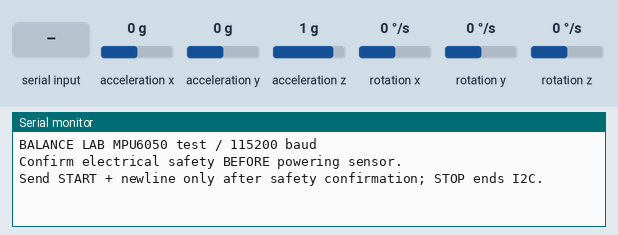
A sketch run on a simulated SparkFun Pro Micro, built with avr-gcc and run on an emulated ATmega32U4. Parts: the last lines printed to the serial monitor. Wiring (inferred from the names in the program): MPU-6050 motion sensor at I2C address 0x68. The test bench sets the inputs (shaded band); at power-on: acceleration x 0 g, acceleration y 0 g, acceleration z 1 g, rotation x 0 °/s, rotation y 0 °/s, rotation z 0 °/s.

Above: at 1.2 s.
1.3 s: "START\n" received over Serial
At 1.58 s:
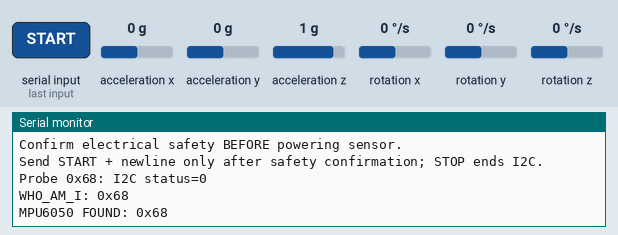
2.8 s: acceleration x set to -1.4 g
At 2.84 s:
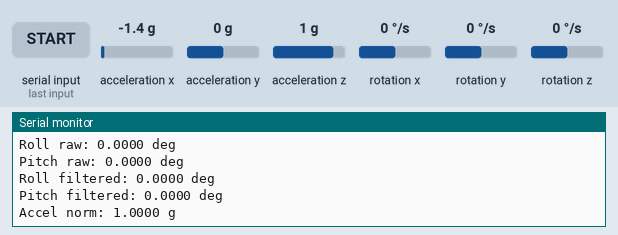
4.6 s: "STOP\n" received over Serial
At 5.5 s:
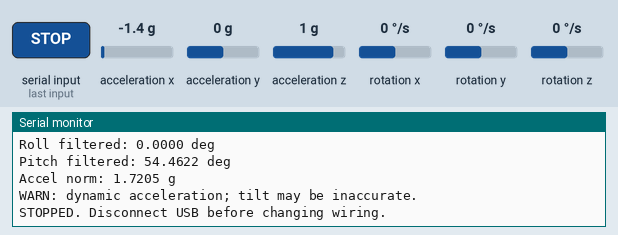
Timing chart, 0 to 7.6 s (numbered marks = the images above; inputs shaded):
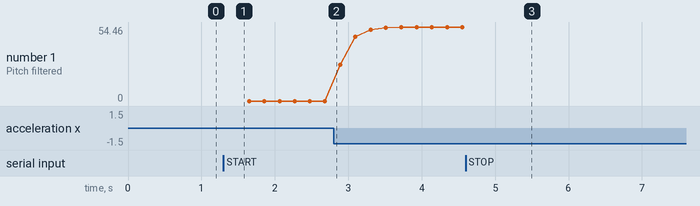

The sketch:

mpu6050_test.ino
```cpp
// Electrical safety must be confirmed BEFORE connecting/powering the sensor.
// No I2C activity until the serial command START is received.
#include <Wire.h>
#include <math.h>
#include <string.h>

#if !defined(__AVR_ATmega32U4__) || F_CPU != 16000000L
#error Select SparkFun Pro Micro / ATmega32U4 (5V, 16 MHz)
#endif

uint8_t sensorAddress = 0;
bool running = false, filterReady = false;
float rollFiltered = 0, pitchFiltered = 0;
uint32_t lastSample = 0, lastPrint = 0;
char command[16];
uint8_t commandLength = 0;
bool commandOverflow = false;

bool writeRegister(uint8_t reg, uint8_t value) {
  Wire.clearWireTimeoutFlag();
  Wire.beginTransmission(sensorAddress);
  Wire.write(reg);
  Wire.write(value);
  uint8_t result = Wire.endTransmission();
  return result == 0 && !Wire.getWireTimeoutFlag();
}

bool readRegisters(uint8_t reg, uint8_t *data, uint8_t count) {
  Wire.clearWireTimeoutFlag();
  Wire.beginTransmission(sensorAddress);
  Wire.write(reg);
  uint8_t result = Wire.endTransmission(false);
  if (result != 0 || Wire.getWireTimeoutFlag()) return false;
  uint8_t received = Wire.requestFrom(sensorAddress, count, (uint8_t)true);
  if (received != count || Wire.getWireTimeoutFlag()) {
    while (Wire.available()) Wire.read();
    return false;
  }
  for (uint8_t i = 0; i < count; ++i) data[i] = Wire.read();
  return true;
}

void stopTest() {
  running = false;
  filterReady = false;
  Wire.end();
}

bool startTest() {
  Wire.begin(); // AVR enables VCC pullups: use a verified safe interface.
  Wire.setClock(100000UL);
  Wire.setWireTimeout(25000UL, true);
  sensorAddress = 0;
  for (uint8_t address = 0x68; address <= 0x69; ++address) {
    Wire.clearWireTimeoutFlag();
    Wire.beginTransmission(address);
    uint8_t result = Wire.endTransmission();
    Serial.print(F("Probe 0x")); Serial.print(address, HEX);
    Serial.print(F(": I2C status=")); Serial.println(result);
    if (Wire.getWireTimeoutFlag()) {
      Serial.println(F("ERROR: I2C timeout; check bus wiring/pullups after power-off."));
      return false;
    }
    if (result != 0) continue;
    sensorAddress = address;
    uint8_t identity = 0;
    if (!readRegisters(0x75, &identity, 1)) {
      Serial.println(F("ERROR: WHO_AM_I read failed."));
      sensorAddress = 0;
      continue;
    }
    Serial.print(F("WHO_AM_I: 0x")); Serial.println(identity, HEX);
    if (identity == 0x68) break; // AD0 does not change WHO_AM_I.
    Serial.println(F("ERROR: unexpected identity; not validated as MPU6050."));
    sensorAddress = 0;
  }
  if (sensorAddress == 0) {
    Serial.println(F("ERROR: MPU6050 not found at 0x68 or 0x69."));
    return false;
  }
  // Wake using internal clock; +/-2g, +/-250 deg/s, ~44Hz accel DLPF,
  // 50Hz sample rate (1kHz / (19 + 1)).
  if (!writeRegister(0x6B, 0x00)) return false;
  delay(100);
  if (!writeRegister(0x6C, 0x00) || !writeRegister(0x1A, 0x03) ||
      !writeRegister(0x19, 19) || !writeRegister(0x1B, 0x00) ||
      !writeRegister(0x1C, 0x00)) return false;
  const uint8_t regs[] = {0x6B, 0x6C, 0x1A, 0x19, 0x1B, 0x1C};
  const uint8_t expected[] = {0, 0, 3, 19, 0, 0};
  for (uint8_t i = 0; i < sizeof(regs); ++i) {
    uint8_t actual;
    if (!readRegisters(regs[i], &actual, 1) || actual != expected[i]) {
      Serial.println(F("ERROR: sensor configuration readback failed."));
      return false;
    }
  }
  Serial.print(F("MPU6050 FOUND: 0x")); Serial.println(sensorAddress, HEX);
  filterReady = false;
  lastSample = lastPrint = millis();
  return true;
}

int16_t signedWord(const uint8_t *p) {
  return (int16_t)(((uint16_t)p[0] << 8) | p[1]);
}

void printAxis(const __FlashStringHelper *label, float value,
               const __FlashStringHelper *unit) {
  Serial.print(label); Serial.print(value, 4); Serial.println(unit);
}

void setup() {
  Serial.begin(115200);
}

void loop() {
  static bool announced = false;
  if (!Serial) announced = false;
  if (Serial && !announced) {
    Serial.println(F("BALANCE LAB MPU6050 test / 115200 baud"));
    Serial.println(F("Confirm electrical safety BEFORE powering sensor."));
    Serial.println(F("Send START + newline only after safety confirmation; STOP ends I2C."));
    announced = true;
  }
  while (Serial.available()) {
    char c = Serial.read();
    if (c == '\n' || c == '\r') {
      command[commandLength] = '\0';
      if (!commandOverflow && strcmp(command, "START") == 0) {
        stopTest();
        running = startTest();
        if (!running) {
          stopTest();
          Serial.println(F("ERROR: initialization failed. Power off before checking wiring."));
        }
      } else if (!commandOverflow && strcmp(command, "STOP") == 0) {
        stopTest();
        Serial.println(F("STOPPED. Disconnect USB before changing wiring."));
      }
      commandLength = 0;
      commandOverflow = false;
    } else if (commandLength < sizeof(command) - 1) {
      command[commandLength++] = c;
    } else commandOverflow = true;
  }
  if (!running || (uint32_t)(millis() - lastSample) < 20) return;
  lastSample = millis();
  uint8_t data[14];
  if (!readRegisters(0x3B, data, sizeof(data))) {
    stopTest();
    Serial.println(F("ERROR: measurement read failed; test stopped."));
    return;
  }
  float ax = signedWord(data) / 16384.0f;
  float ay = signedWord(data + 2) / 16384.0f;
  float az = signedWord(data + 4) / 16384.0f;
  float gx = signedWord(data + 8) / 131.0f;
  float gy = signedWord(data + 10) / 131.0f;
  float gz = signedWord(data + 12) / 131.0f;
  float norm = sqrtf(ax * ax + ay * ay + az * az);
  if (norm < 0.1f) {
    Serial.println(F("WARN: acceleration magnitude too small for tilt."));
    filterReady = false;
    return;
  }
  float roll = atan2f(ay, az) * 180.0f / PI;
  float pitch = atan2f(-ax, sqrtf(ay * ay + az * az)) * 180.0f / PI;
  if (!filterReady) {
    rollFiltered = roll; pitchFiltered = pitch; filterReady = true;
  } else {
    float delta = roll - rollFiltered;
    if (delta > 180) delta -= 360;
    if (delta < -180) delta += 360;
    rollFiltered += 0.2f * delta;
    if (rollFiltered > 180) rollFiltered -= 360;
    if (rollFiltered < -180) rollFiltered += 360;
    pitchFiltered += 0.2f * (pitch - pitchFiltered);
  }
  if (!Serial || (uint32_t)(millis() - lastPrint) < 200) return;
  lastPrint = millis();
  Serial.print(F("Time ms: ")); Serial.println(lastSample);
  printAxis(F("Accel X: "), ax, F(" g"));
  printAxis(F("Accel Y: "), ay, F(" g"));
  printAxis(F("Accel Z: "), az, F(" g"));
  printAxis(F("Gyro X: "), gx, F(" deg/s"));
  printAxis(F("Gyro Y: "), gy, F(" deg/s"));
  printAxis(F("Gyro Z: "), gz, F(" deg/s"));
  printAxis(F("Roll raw: "), roll, F(" deg"));
  printAxis(F("Pitch raw: "), pitch, F(" deg"));
  printAxis(F("Roll filtered: "), rollFiltered, F(" deg"));
  printAxis(F("Pitch filtered: "), pitchFiltered, F(" deg"));
  printAxis(F("Accel norm: "), norm, F(" g"));
  if (fabsf(norm - 1.0f) > 0.15f)
    Serial.println(F("WARN: dynamic acceleration; tilt may be inaccurate."));
  Serial.println();
}
```

Measured:
- after the input at 1.3 s, the serial monitor: prints a new line at once (image 1)
- after the input at 4.6 s, the serial monitor: prints a new line at once (image 3)
- plotted number 1: 0 → 54.46 after the input at 2.8 s
